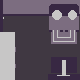

The image is a tile-based game level rendered from a .tmx file. Its description and complete source (layers, tilesets, objects, tile grids) follow:
An orthogonal 5x5 tile map with 16x16 px tiles, 3 tile layers (background, background+, items).

<map version="1.9" tiledversion="1.9.2" orientation="orthogonal" renderorder="right-down" width="5" height="5" tilewidth="16" tileheight="16" infinite="0" nextlayerid="4" nextobjectid="1">
 <tileset firstgid="1" source="tileset.tsx" />
 <layer id="3" name="background" width="5" height="5">
  <data encoding="csv">
47,47,47,47,47,
8,8,8,8,8,
8,8,8,8,8,
8,8,8,8,8,
8,8,8,8,8
</data>
 </layer>
 <layer id="2" name="background+" width="5" height="5">
  <data encoding="csv">
0,0,0,0,0,
0,0,0,31,32,
0,0,0,75,76,
0,0,0,0,0,
0,0,0,0,0
</data>
 </layer>
 <layer id="1" name="items" width="5" height="5">
  <data encoding="csv">
10,0,0,29,30,
23,0,0,42,43,
37,0,0,0,0,
50,0,0,55,56,
50,0,0,68,69
</data>
 </layer>
</map>
